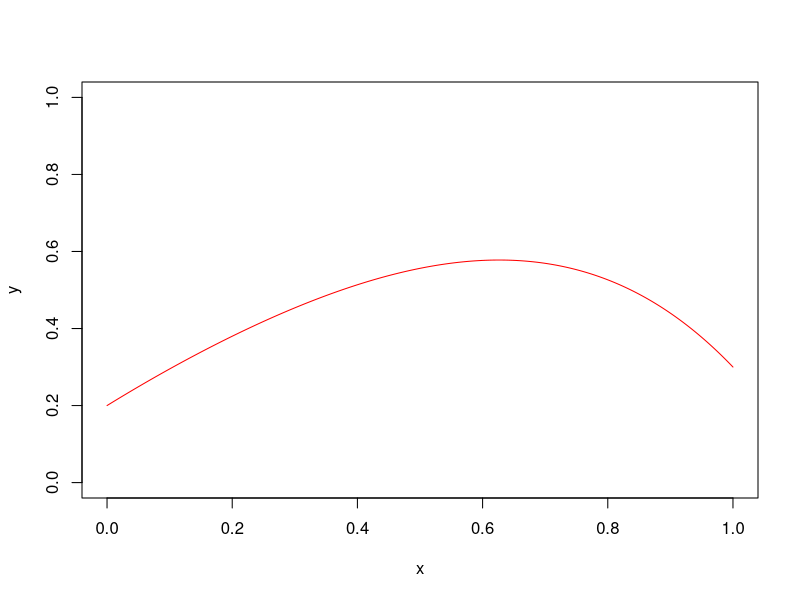
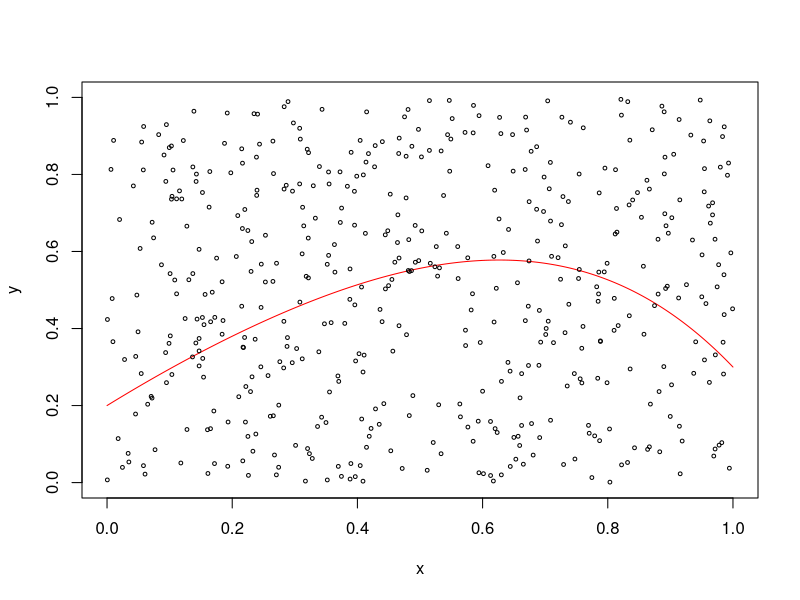
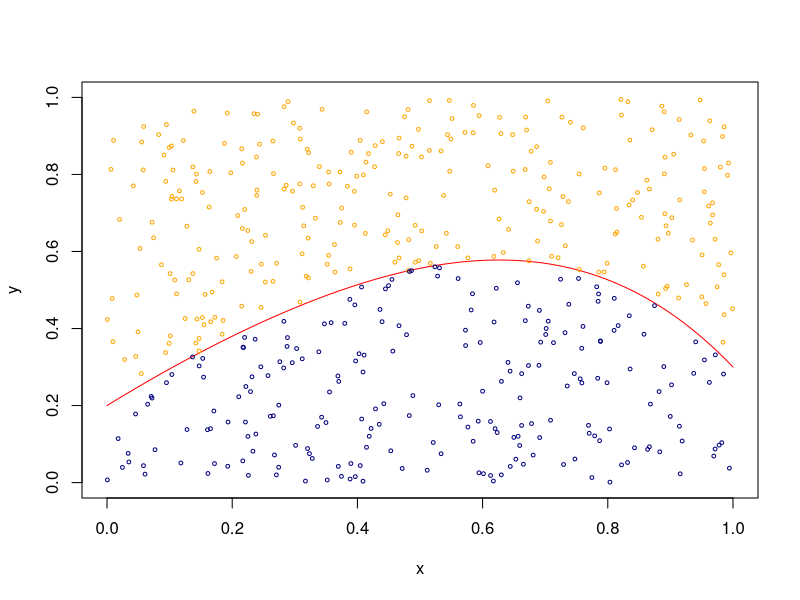
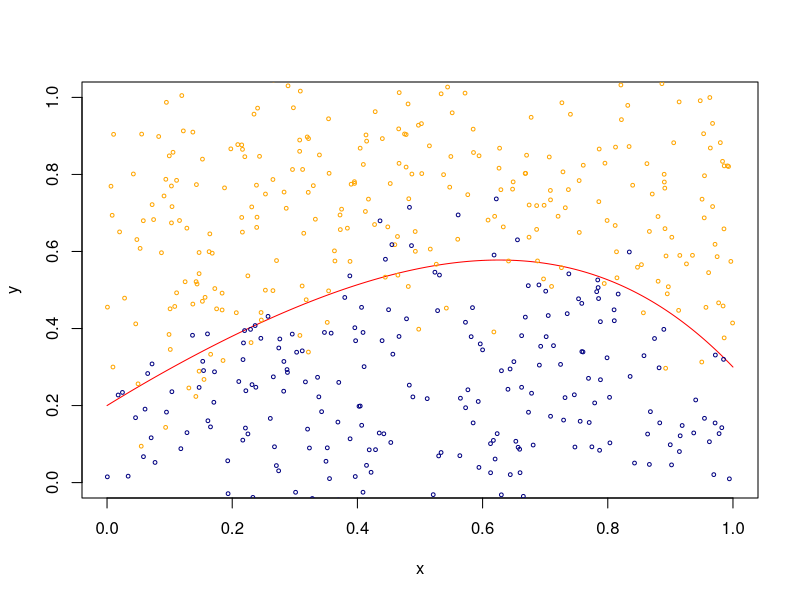
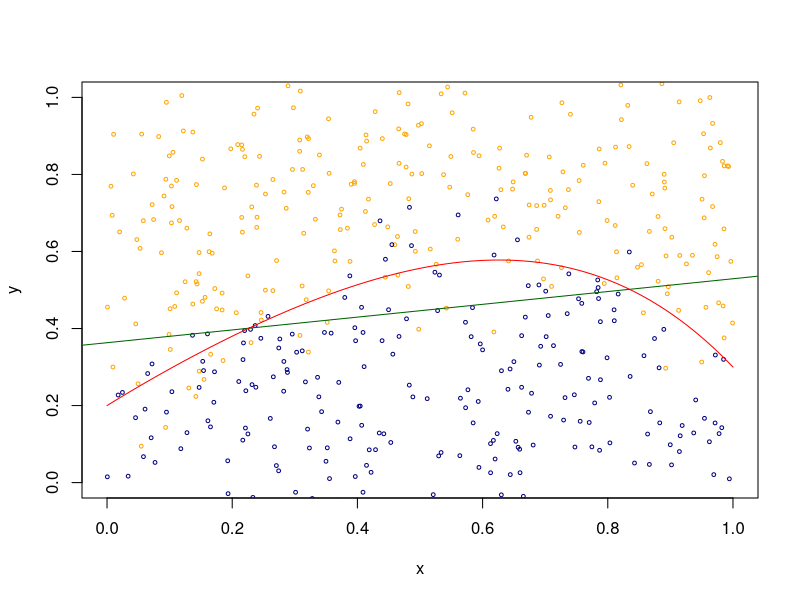
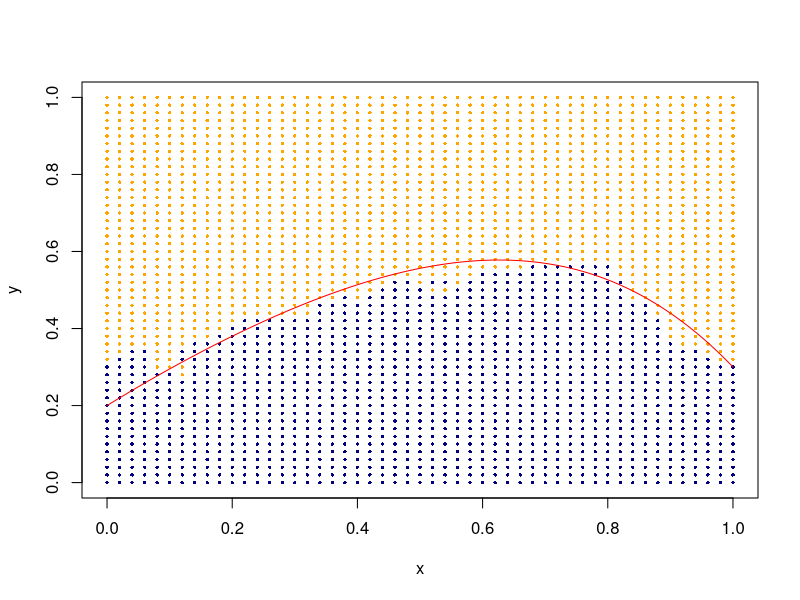

Generate these figures, in order, with R:
## ---- chunk 1
knitr::opts_chunk$set(echo = TRUE)
#setwd()
set.seed(123)
## ---- chunk 2
f<-function(x){
  return(0.2 + x - 0.5*x^2 + 0.1*x^3 - 0.5*x^4)
}
xv = seq(0,1,0.001)
yv = f(xv)
plot(yv~xv,xlim=c(0,1), ylim=c(0,1),t = "l",col="red",xlab="x", ylab="y")
## ---- chunk 3
dx = runif(500)
dy = runif(500)
plot(yv~xv,xlim=c(0,1), ylim=c(0,1),t = "l",col="red",xlab="x", ylab="y")
points(dy~dx,cex=0.5)
## ---- chunk 4
boundry = f(dx)
label = (dy>boundry)+0
plot(yv~xv,xlim=c(0,1), ylim=c(0,1),t = "l",col="red",xlab="x", ylab="y")
points(dy[label==1]~dx[label==1],cex=0.5,col="orange")
points(dy[label==0]~dx[label==0],cex=0.5,col="navyblue")


## ---- chunk 5
x_value = dx
y_value = dy + rnorm(length(dy),sd=0.1)
training_data = cbind(y_value, x_value, label)
plot(yv~xv,xlim=c(0,1), ylim=c(0,1),t = "l",col="red",xlab="x", ylab="y")
points(y_value[label==1]~x_value[label==1],cex=0.5,col="orange")
points(y_value[label==0]~x_value[label==0],cex=0.5,col="navyblue")

## ---- chunk 6
fit = glm(label~y_value+x_value,family=binomial(link="probit"))
fit
intercept = -fit$coef[1]/fit$coef[2]
slope = -fit$coef[3]/fit$coef[2]

plot(y_value[label==1]~x_value[label==1],cex=0.5,col="orange",xlim=c(0,1),ylim=c(0,1), xlab="x", ylab ="y")
points(y_value[label==0]~x_value[label==0],cex=0.5,col="navyblue")
abline(intercept,slope,col = "darkgreen")
lines(yv~xv,col="red")
## ---- chunk 7
xg = seq(0,1,0.02)
yg = seq(0,1,0.02)
Grid = expand.grid(xg,yg)
dim(Grid)
## ---- chunk 8
vote<-function(target, K, td = training_data  ){
   dist = apply(td,1, function(x) (x[1]-target[1])^2+(x[2]-target[2])^2)
   # find the first k-ranked points
   index = which(rank(dist)<=K)
   rst = 1
   if(sum(td[index,3])<K/2){
     rst = 0
   }
   return(rst)
}
## ---- chunk 9
est_rst = apply(Grid,1,function(x) vote(x,K=15))
## ---- chunk 10
plot(Grid[,1]~Grid[,2], pch=16,cex=0.45,xlab="x",ylab="y",col="navyblue")
index = which(est_rst==1)
points(Grid[index,1]~Grid[index,2], col="orange",pch=16,cex=0.45)
lines(yv~xv,col="red")
